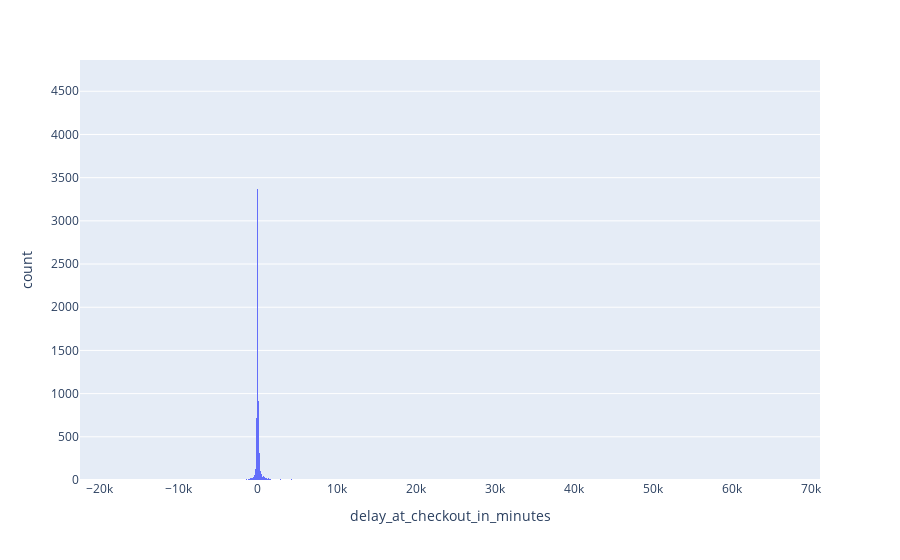

The notebook cell this image was saved under:
### Code cell
px.histogram(df_delay_analysis, x='delay_at_checkout_in_minutes')

### Figure 1 — Plotly figure (JSON) as saved in the notebook; plotly's stock layout.template omitted (floating-point values rounded to 4 significant figures; data arrays with more than 128 entries replaced by an {"elided": "..."} marker saying what was removed)
{"data": [{"alignmentgroup": "True", "bingroup": "x", "hovertemplate": "delay_at_checkout_in_minutes=%{x}<br>count=%{y}<extra></extra>", "legendgroup": "", "marker": {"color": "#636efa", "pattern": {"shape": ""}}, "name": "", "offsetgroup": "", "orientation": "v", "showlegend": false, "type": "histogram", "x": {"elided": "21310 int values"}, "xaxis": "x", "yaxis": "y"}], "layout": {"barmode": "relative", "legend": {"tracegroupgap": 0}, "margin": {"t": 60}, "xaxis": {"anchor": "y", "domain": [0, 1], "title": {"text": "delay_at_checkout_in_minutes"}}, "yaxis": {"anchor": "x", "domain": [0, 1], "title": {"text": "count"}}}}
